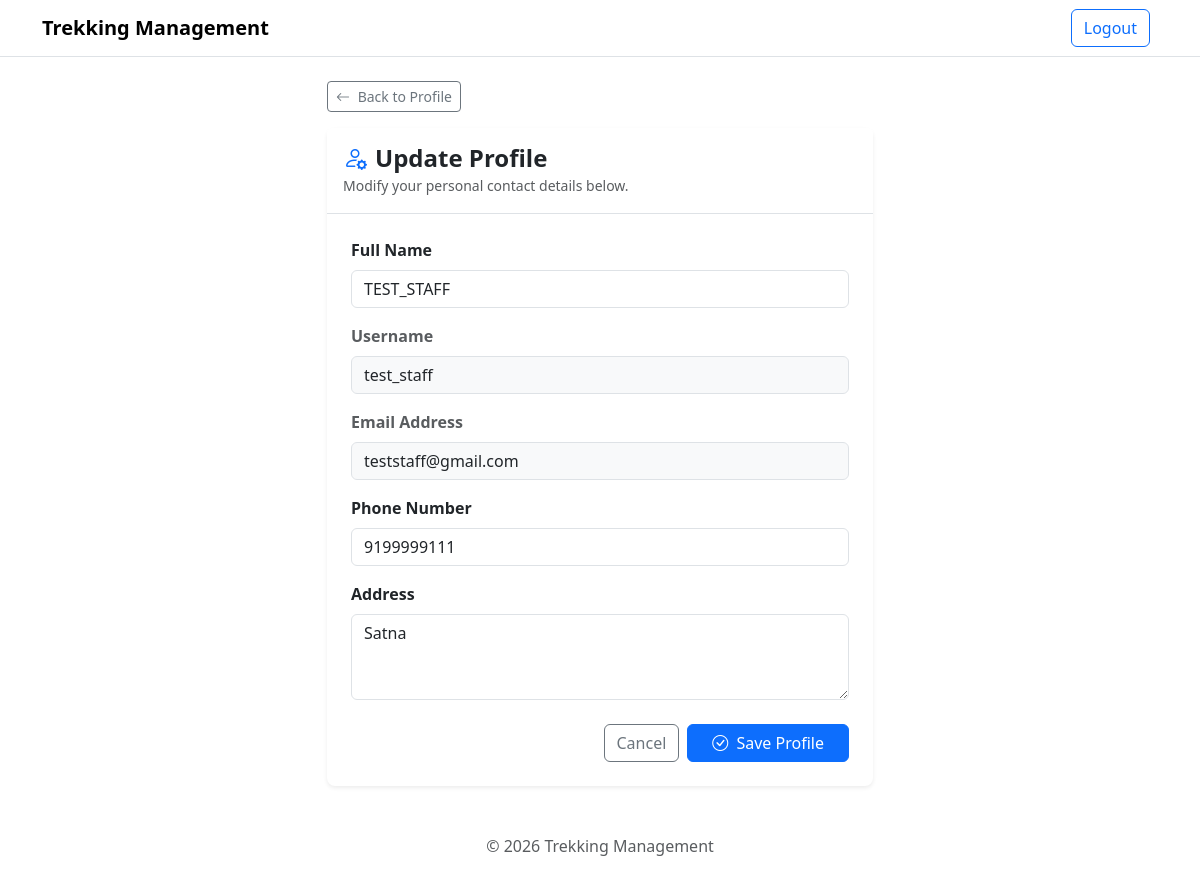
/update-profile (signed in), run on the app's committed database.
### models.py (models this page shows)
class User(db.Model):
    id = db.Column(
        db.Integer,
        primary_key=True
    )
    name = db.Column(
        db.String(200),
        nullable=False
    )
    username = db.Column(
        db.String(200),
        nullable=False,
        unique=True
    )
    email = db.Column(
        db.String(200),
        nullable=False,
        unique=True
    )
    password = db.Column(
        db.String(300),
        nullable=False
    )
    role = db.relationship(
        "Role",
        secondary = user_roles,
        back_populates='user')
    profile = db.relationship(
        "staff_profile",
        uselist=False,
        backref='user'
    )
    booking = db.relationship(
        "Booking",
        secondary = user_booking,
        backref = 'user'
    )

class staff_profile(db.Model):
    id = db.Column(
        db.Integer,
        primary_key = True
    )
    user_id = db.Column(
        db.Integer,
        db.ForeignKey('user.id'),
        unique=True,
        nullable=False
    )
    phone = db.Column(
        db.Integer
    )
    Address = db.Column(
        db.String(200),
        nullable=False
    )

### app.py (the view, shortened to what this page needs)
@app.route('/update-profile', methods=['GET', 'POST'])
def update_profile():
    if 'user_id' not in session:
        return redirect('/login')
    user_id = session.get('user_id')
    current_user = User.query.get(user_id)
    return render_template('update_profile.html', current_user=current_user)

### templates/update_profile.html (shortened to what this page needs)
{% extends 'base.html' %}
{% block content %}
<div class="row justify-content-center mt-3 mb-5">
    <div class="col-md-8 col-lg-6">
        <div class="mb-3">
            <a href="{{ url_for('staff_dashboard', tab='profile') }}" class="btn btn-outline-secondary btn-sm">
                <i class="bi bi-arrow-left me-1"></i> Back to Profile
            </a>
        </div>
        <div class="card border-0 shadow-sm rounded-3">
            <div class="card-header bg-white border-bottom py-3">
                <h4 class="fw-bold mb-0 text-dark">
                    <i class="bi bi-person-gear text-primary me-2"></i>Update Profile
                </h4>
                <small class="text-muted">Modify your personal contact details below.</small>
            </div>
            <div class="card-body p-4">
                <form action="/update-profile" method="POST">
                    <div class="mb-3">
                        <label for="name" class="form-label fw-semibold">Full Name</label>
                        <input type="text" class="form-control" id="name" name="name"
                            value="{{ current_user.name }}" required>
                    </div>
                    <div class="mb-3">
                        <label class="form-label fw-semibold text-muted">Username</label>
                        <input type="text" class="form-control bg-light" value="{{ current_user.username }}" readonly disabled>
                    </div>
                    <div class="mb-3">
                        <label class="form-label fw-semibold text-muted">Email Address</label>
                        <input type="email" class="form-control bg-light" value="{{ current_user.email }}" readonly disabled>
                    </div>
                    <div class="mb-3">
                        <label for="phone" class="form-label fw-semibold">Phone Number</label>
                        <input type="text" class="form-control" id="phone" name="phone"
                            placeholder="e.g. 9876543210"
                            value="{{ current_user.profile.phone if current_user.profile and current_user.profile.phone else '' }}">
                    </div>
                    <div class="mb-4">
                        <label for="address" class="form-label fw-semibold">Address</label>
                        <textarea class="form-control" id="address" name="address" rows="3"
                            placeholder="Enter your full address">{{ current_user.profile.Address if current_user.profile and current_user.profile.Address else '' }}</textarea>
                    </div>
                    <div class="d-flex justify-content-end gap-2">
                        <a href="{{ url_for('staff_dashboard', tab='profile') }}" class="btn btn-outline-secondary">Cancel</a>
                        <button type="submit" class="btn btn-primary px-4">
                            <i class="bi bi-check-circle me-1"></i> Save Profile
                        </button>
                    </div>
                </form>
            </div>
        </div>
    </div>
</div>
{% endblock %}

### data on the page
User: name "TEST_STAFF", username "test_staff", email "teststaff@gmail.com"
staff_profile: phone "9199999111", address "Satna"
